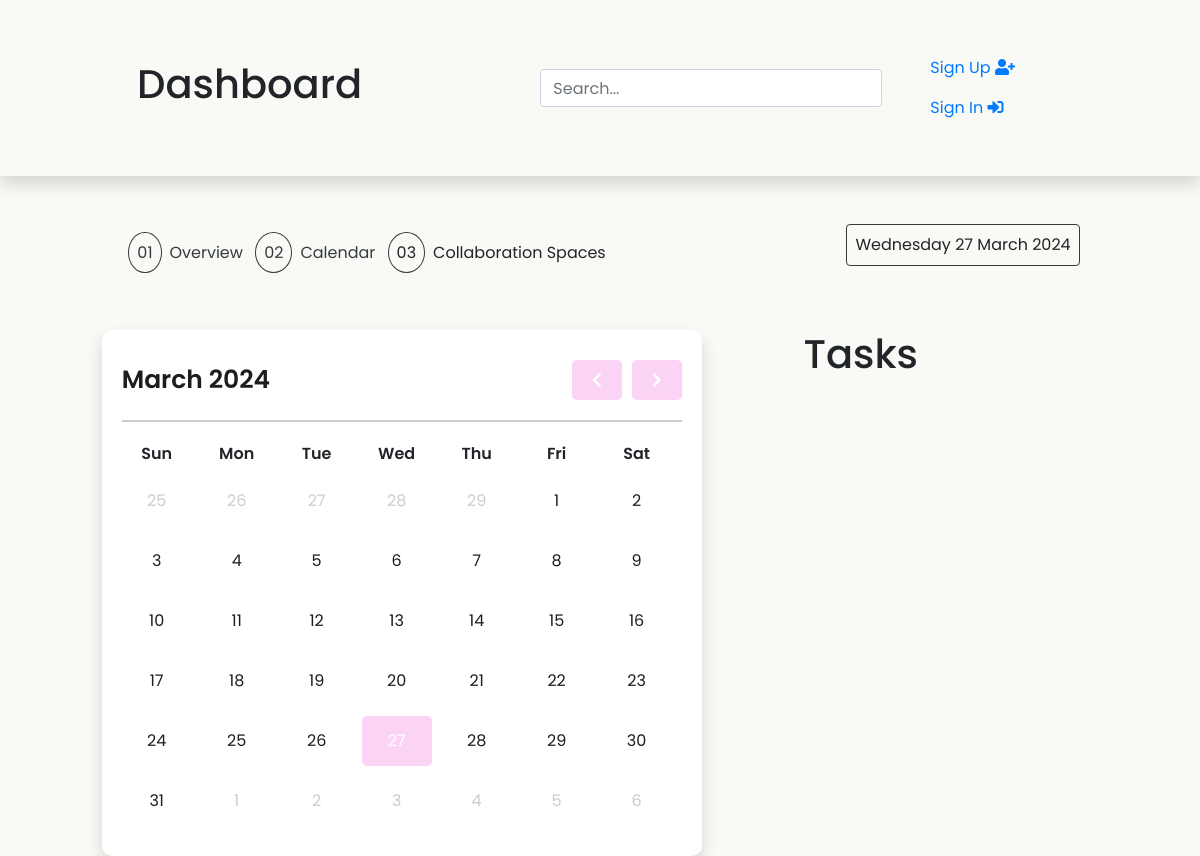
/calendar/, run on an earlier commit of the app's database.
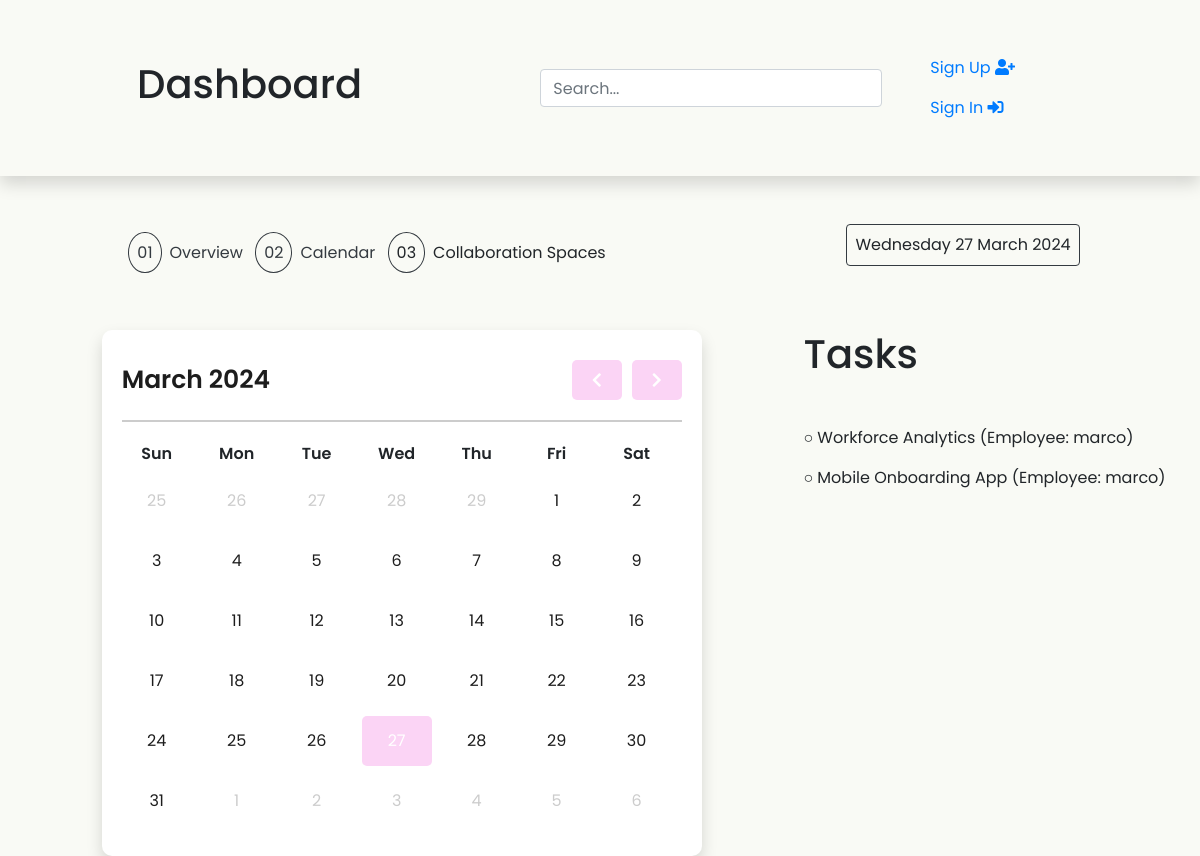
And on a later commit of the database.
### projects/models.py (models this page shows, shortened)
class Project(models.Model):
    project_id = models.AutoField(primary_key=True)
    name = models.CharField(max_length=100)
    description = models.TextField()
    project_team_size = models.IntegerField()
    project_start_date = models.DateField()
    project_end_date = models.DateField()
    empID = models.ForeignKey(
        settings.AUTH_USER_MODEL,
        on_delete=models.CASCADE,
        related_name='project_related'
    )
    class Meta:
        db_table = 'Project'
        ordering = ['project_id']

### users/models.py (models this page shows, shortened)
class CustomUser(AbstractUser):
    SEX_CHOICES = [
        ('M', 'Male'),
        ('F', 'Female'),
        ('NB', 'Non-Binary'),
        ('PNS', 'Preferred Not to Say'),
    ]
    ROLE_CHOICES = [
        ('EMPLOYEE', 'Employee'),
        ('MANAGER', 'Manager'),
    ]
    age = models.PositiveIntegerField(null=True, blank=True)
    sex = models.CharField(max_length=3, choices=SEX_CHOICES, null=True, blank=True)
    role = models.CharField(max_length=20, choices=ROLE_CHOICES, null=True, blank=True)
    location = models.CharField(max_length=100, null=True, blank=True)
    department = models.CharField(max_length=100, null=True, blank=True)
    groups = models.ManyToManyField(
        'auth.Group',
        related_name='customuser_groups',
        blank=True,
        help_text='The groups this user belongs to.'
    )
    user_permissions = models.ManyToManyField(
        'auth.Permission',
        related_name='customuser_permissions',
        blank=True,
        help_text='Specific permissions for this user.'
    )

### base/views.py (the view)
# urls.py: path('calendar/', another_view, name="calendar"),
def another_view(request):
    projects = Project.objects.all()
    return render(request, 'calendar.html', {'projects': projects})

### base/templates/calendar.html (shortened to what this page needs)
{% load static %}
<!DOCTYPE html>
<html lang="en">
  <head>
    <link rel="stylesheet" href="{% static 'css/calendar.css' %}">
    <link rel="stylesheet" href="https://cdn.jsdelivr.net/npm/bootstrap@4.3.1/dist/css/bootstrap.min.css"
>
    <link
      rel="stylesheet"
      href="https://cdnjs.cloudflare.com/ajax/libs/font-awesome/5.15.3/css/all.min.css"
    />
  </head>
  <body>
    <header class="d-flex justify-content-around align-items-center p-5 shadow mb-5">
      <h1>Dashboard</h1>
      <div class="d-flex align-items-center">
      <form action="" method="get">
        <input class="form-control rounded-5" type="search" placeholder="Search..." aria-label="Search" name="q">
      </form>
      <ul class="navbar-nav mx-5 text-dark">
        {% if user.is_authenticated %}
        <li class="nav-item dropdown">
          <a class="nav-link dropdown-toggle text-dark" href="#" id="navbarDropdown" role="button" data-bs-toggle="dropdown" aria-haspopup="true" aria-expanded="false">
            Welcome, {{ user.username }} <i class="fas fa-user-circle"></i>
          </a>
          <ul class="dropdown-menu" aria-labelledby="navbarDropdown">
            <li><a class="dropdown-item" href="{% url 'logout' %}">Sign Out <i class="fas fa-sign-out-alt"></i></a></li>
          </ul>
        </li>
        {% else %}
        <li class="nav-item">
          <a class="nav-link" href="{% url 'signup' %}">Sign Up <i class="fas fa-user-plus"></i></a>
        </li>
        <li class="nav-item">
          <a class="nav-link" href="{% url 'login' %}">Sign In <i class="fas fa-sign-in-alt"></i></a>
        </li>
        {% endif %}
      </ul>
      </div>
    </header>
    <section class="d-flex justify-content-around align-items-center mb-5">
      <div>
        <a href="{% url 'nexus:home' %}" class="text-dark"><span class="border border-dark rounded-circle p-2 mx-2 text-dark">01</span>Overview</a>
        <a href="{% url 'nexus:calendar' %}" class="text-dark"><span class="border border-dark rounded-circle p-2 mx-2 text-dark">02</span>Calendar</a>
        <a><span class="border border-dark rounded-circle p-2 mx-2">03</span>Collaboration Spaces</a>
      </div>
      <p id="DayOfTheWeek" class="border border-dark rounded p-2">Day of the week</p>
    </section>
    <section class="d-flex justify-content-around mt-5">
    <div class="container">
      <div class="calendar shadow">
        <div class="header">
          <div class="month"></div>
          <div class="btns">
            <div class="btn prev-btn">
              <i class="fas fa-chevron-left"></i>
            </div>
            <div class="btn next-btn">
              <i class="fas fa-chevron-right"></i>
            </div>
          </div>
        </div>
        <div class="weekdays">
          <div class="day">Sun</div>
          <div class="day">Mon</div>
          <div class="day">Tue</div>
          <div class="day">Wed</div>
          <div class="day">Thu</div>
          <div class="day">Fri</div>
          <div class="day">Sat</div>
        </div>
        <div class="days">
        </div>
      </div>
    </div>
    <div class="w-50">
    <h1 class="mb-5">Tasks</h1>
    {% for project in projects %}
    <p>○ {{ project.name }} (Employee: {{ project.empID }})</p>
    {% endfor %}
    </div>
  </section>
  </body>
</html>

### static/css/calendar.css (style rules this page uses)
:root { --primary-color: #FBD4F5; --text-color: #1d1d1d; --bg-color: #fff; }
* { margin: 0; padding: 0; box-sizing: border-box; font-family: "Poppins", sans-serif; }
body { background-color: #F9FAF5 !important; }
.container { display: flex; align-items: center; justify-content: center; }
.calendar { width: 100%; max-width: 600px; padding: 30px 20px; border-radius: 10px; background-color: var(--bg-color); }
.calendar .header { display: flex; justify-content: space-between; align-items: center; margin-bottom: 20px; padding-bottom: 20px; border-bottom: 2px solid #ccc; }
.calendar .header .month { display: flex; align-items: center; font-size: 25px; font-weight: 600; color: var(--text-color); }
.calendar .header .btns { display: flex; gap: 10px; }
.calendar .header .btns .btn { width: 50px; height: 40px; display: flex; align-items: center; justify-content: center; border-radius: 5px; color: #fff; background-color: var(--primary-color); font-size: 16px; cursor: pointer; transition: all 0.3s; }
.weekdays { display: flex; gap: 10px; margin-bottom: 10px; }
.weekdays .day { width: calc(100% / 7 - 10px); text-align: center; font-size: 16px; font-weight: 600; }
.days { display: flex; flex-wrap: wrap; gap: 10px; }

What changed in the data, as far as the page shows it:
added Project: name "Workforce Analytics", empID "marco"
added Project: name "Mobile Onboarding App", empID "marco"
